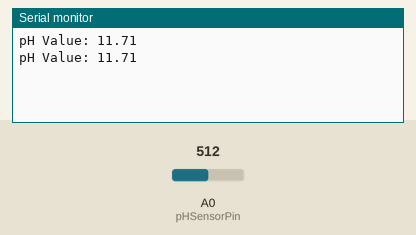
Recording of a sketch running on a simulated Arduino Uno, built with avr-gcc and run on an emulated ATmega328P. On the bench: the last lines printed to the serial monitor. The test bench sets the inputs (shaded band); at power-on: A0 (pHSensorPin) = 512.

Above: at 2.8 s.
2.9 s: A0 (pHSensorPin) set to 716
At 4.3 s:
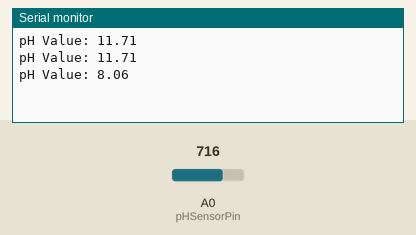
5.6 s: A0 (pHSensorPin) set to 900
At 7.1 s:
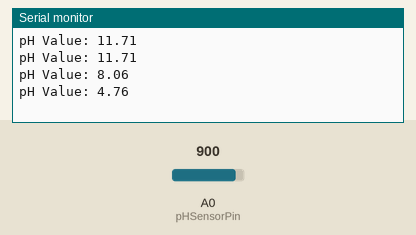
Timing chart, 0 to 8.6 s (numbered marks = the images above; inputs shaded):
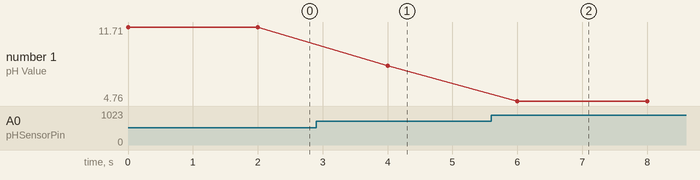

Measured:
- after the input at 2.9 s, the serial monitor: prints a new line after 1.1 s (image 1)
- after the input at 5.6 s, the serial monitor: prints a new line after 0.40 s (image 2)
- plotted number 1: 11.71 → 8.06 after the input at 2.9 s, 8.06 → 4.76 after the input at 5.6 s

The sketch:

ph_sensor202.ino
```cpp
const int pHSensorPin = A0; // Analog pin connected to the pH sensor

void setup() {
  Serial.begin(9600); // Initialize serial communication
}

void loop() {
  int sensorValue = analogRead(pHSensorPin); // Read the analog value from the pH sensor
  float voltage = sensorValue * (3.3 / 1023.0); // Convert analog value to voltage

  // Convert voltage to pH value
  // Calibration values will vary based on your specific sensor
  float pHValue = 7 + ((2.5 - voltage) / 0.18);

  // Print the pH value to the Serial Monitor
  Serial.print("pH Value: ");
  Serial.println(pHValue);

  delay(2000); // Wait for 2 seconds before taking another reading
}
```
